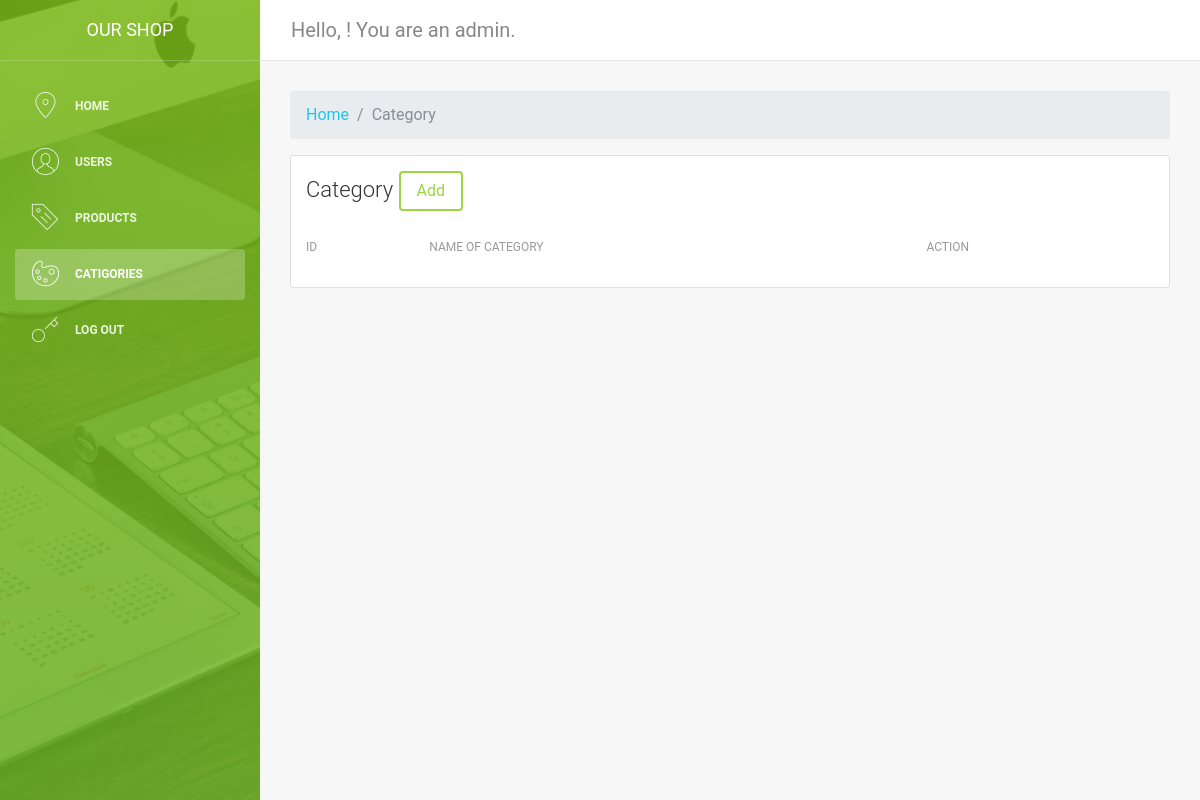
The page /admin/category.php on the database as committed earlier.
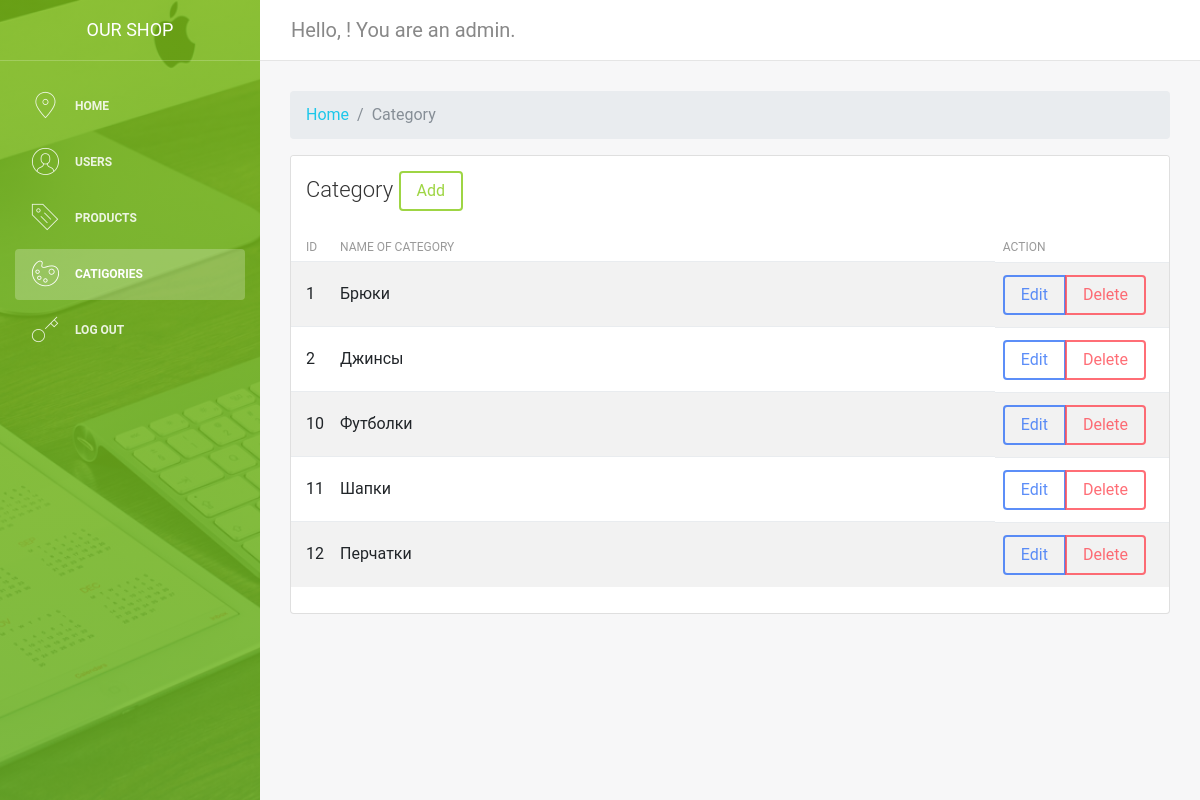
The same page on the database as committed later.
### tables this page shows
CREATE TABLE `category` (
  `id` int(11) NOT NULL,
  `title` varchar(255) NOT NULL
);

### admin/table-category.php (the view)
<?php
	$sqlProducts = "SELECT * FROM category";
	$productsResult = $connect->query($sqlProducts);
	while($row = mysqli_fetch_assoc($productsResult)){
	?>
	<tr>
		<td><?php echo $row["id"] ?></td>
		<td class="w-100"><?php echo $row["title"] ?></td>
		<td>
		<div class="btn-group mr-2" role="group" aria-label="First group">
			<a href="options/category/edit.php?id=<?php echo $row["id"] ?>" class="btn btn-primary">Edit</a>
			<div data-link="http://store.local/admin/options/category/delete.php?id=<?php echo $row["id"] ?>" onclick="deleteProduct(this)" id="delete-categ-btn" class="btn btn-danger">Delete</div>
		</div>
		</td>
		</tr>
	<?php
	}
?>

Rows that differ between the two databases and show on the page:
added category: id "1", title "Брюки"
added category: id "2", title "Джинсы"
added category: id "10", title "Футболки"
added category: id "11", title "Шапки"
added category: id "12", title "Перчатки"
